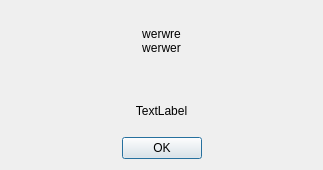
<?xml version="1.0" encoding="UTF-8"?>
<ui version="4.0">
 <class>AboutDlg</class>
 <widget class="QDialog" name="AboutDlg">
  <property name="geometry">
   <rect>
    <x>0</x>
    <y>0</y>
    <width>323</width>
    <height>170</height>
   </rect>
  </property>
  <property name="windowTitle">
   <string>Dialog</string>
  </property>
  <layout class="QVBoxLayout" name="verticalLayout">
   <item>
    <widget class="QLabel" name="mTextLabel">
     <property name="text">
      <string>werwre
werwer
</string>
     </property>
     <property name="alignment">
      <set>Qt::AlignCenter</set>
     </property>
    </widget>
   </item>
   <item>
    <widget class="QLabel" name="mLicenseLabel">
     <property name="maximumSize">
      <size>
       <width>16777215</width>
       <height>40</height>
      </size>
     </property>
     <property name="text">
      <string>TextLabel</string>
     </property>
     <property name="alignment">
      <set>Qt::AlignCenter</set>
     </property>
    </widget>
   </item>
   <item>
    <widget class="QDialogButtonBox" name="mButtonBox">
     <property name="orientation">
      <enum>Qt::Horizontal</enum>
     </property>
     <property name="standardButtons">
      <set>QDialogButtonBox::Ok</set>
     </property>
     <property name="centerButtons">
      <bool>true</bool>
     </property>
    </widget>
   </item>
  </layout>
 </widget>
 <resources/>
 <connections>
  <connection>
   <sender>mButtonBox</sender>
   <signal>accepted()</signal>
   <receiver>AboutDlg</receiver>
   <slot>accept()</slot>
   <hints>
    <hint type="sourcelabel">
     <x>248</x>
     <y>254</y>
    </hint>
    <hint type="destinationlabel">
     <x>157</x>
     <y>274</y>
    </hint>
   </hints>
  </connection>
  <connection>
   <sender>mButtonBox</sender>
   <signal>rejected()</signal>
   <receiver>AboutDlg</receiver>
   <slot>reject()</slot>
   <hints>
    <hint type="sourcelabel">
     <x>316</x>
     <y>260</y>
    </hint>
    <hint type="destinationlabel">
     <x>286</x>
     <y>274</y>
    </hint>
   </hints>
  </connection>
 </connections>
</ui>
